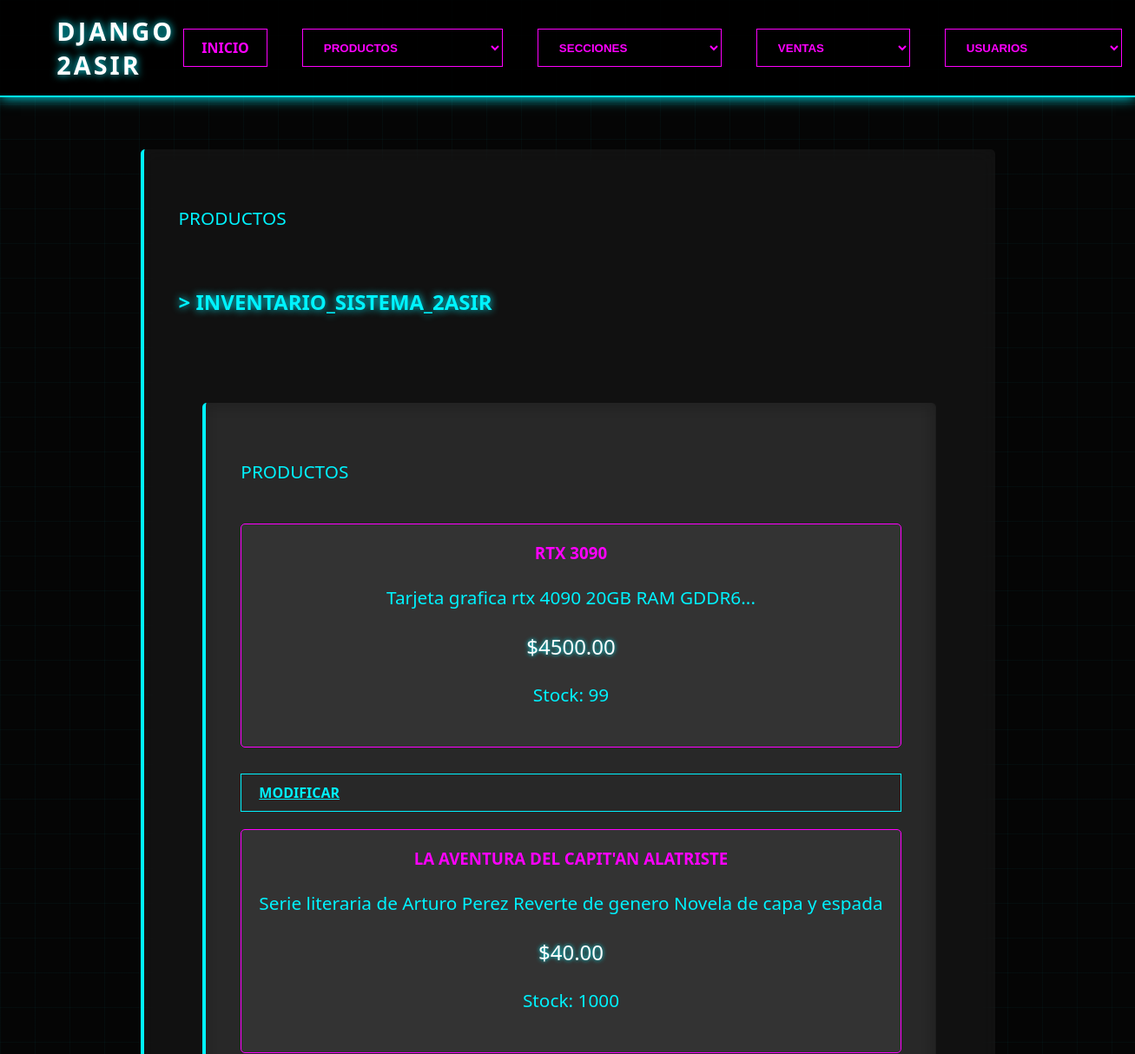
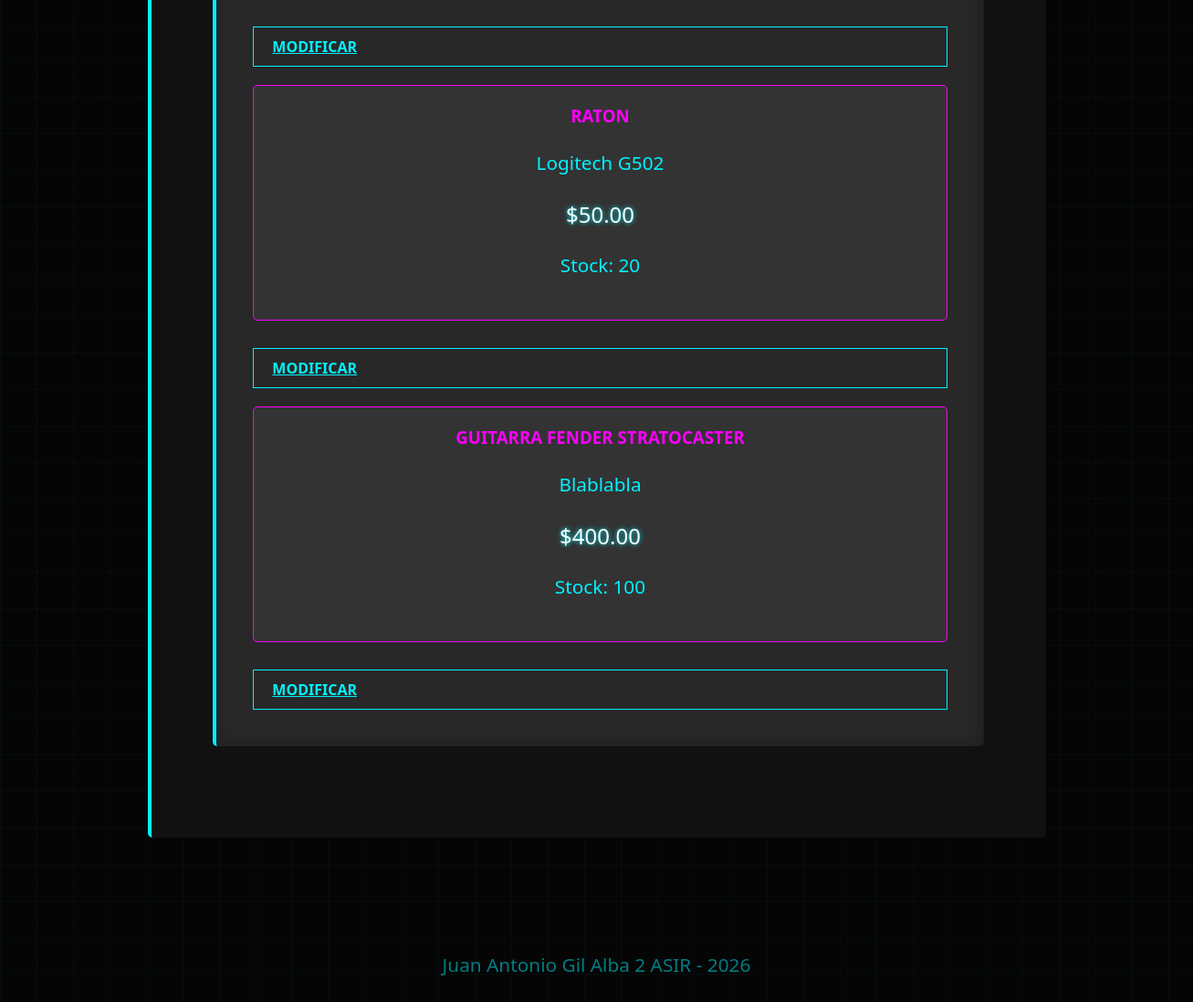
/productos/, run on the app's committed database (2 pictures, top to bottom).
### apps/productos/models.py (models this page shows, shortened)
class Producto(models.Model):
    nombre = models.CharField(max_length=100)
    descripcion = models.TextField(blank=True, null=True)
    precio = models.DecimalField(max_digits=10, decimal_places=2)
    stock = models.IntegerField(default=0)
    seccion = models.ForeignKey('secciones.Seccion', on_delete=models.SET_NULL, null=True, blank=True)
    class Meta:
        verbose_name = "Producto"
        verbose_name_plural = "Productos"

### apps/productos/views.py (the view)
# urls.py: path('productos/', productos_views, name='productos_url'),
def productos_views(request):
    productos = Producto.objects.all()
    datos = {
        'parrafo': 'PRODUCTOS',
        'productos': productos  # Pasar a la plantilla
    }
    return render(request, "productos/index.html", datos)

### proyecto/templates/productos/index.html (shortened to what this page needs)
{% extends "index.html" %}
{% block contenido %}
    <h2 style="color: var(--neon-cyan); text-shadow: 0 0 10px var(--neon-cyan); text-transform: uppercase;">
        > INVENTARIO_SISTEMA_2ASIR
    </h2>
    <article>
        <p>{{ parrafo }}</p>
        {% if productos %}
            {% for producto in productos %}
            <div class="producto-card">
                <h3>{{ producto.nombre }}</h3>
                <p>{{ producto.descripcion }}</p>
                <span class="precio">${{ producto.precio }}</span>
                <p>Stock: {{ producto.stock }}</p>
            </div>
            <a href="{% url 'productos_modificar' %}?id={{ producto.id }}" class="neon-btn" style="margin-top: 10px; display: inline-block;">Modificar</a>
            {% endfor %}
        {% else %}
            <p>No hay productos registrados</p>
        {% endif %}
    </article>
{% endblock %}

### static/css/style.css (style rules this page uses)
:root { --bg-dark: #050505; --neon-cyan: #00f3ff; --neon-pink: #ff00ff; --text-color: #e0e0e0; --glass: rgba(255, 255, 255, 0.05); }
body { background-color: var(--bg-dark); color: var(--text-color); font-family: 'Segoe UI', Arial, sans-serif; margin: 0; background-image: linear-gradient(rgba(0, 243, 255, 0.03) 1px, transparent 1px), linear-gradient(90deg, rgba(0, 243, 255, 0.03) 1px, transparent 1px); background-size: 40px 40px; }
article { max-width: 900px; margin: 60px auto; min-height: 400px; display: flex; flex-direction: column; gap: 20px; padding: 40px; background: var(--glass); border-left: 4px solid var(--neon-cyan); backdrop-filter: blur(10px); border-radius: 5px; }
p { font-size: 1.3rem; line-height: 1.8; color: var(--neon-cyan); }
.producto-card { background: rgba(255, 255, 255, 0.05); border: 1px solid var(--neon-pink); padding: 20px; border-radius: 5px; transition: 0.3s; text-align: center; }
.producto-card h3 { color: var(--neon-pink); margin-top: 0; text-transform: uppercase; }
.precio { display: block; font-size: 1.5rem; margin: 15px 0; color: #fff; text-shadow: 0 0 5px var(--neon-cyan); }
.neon-btn { background: transparent; border: 1px solid var(--neon-cyan); color: var(--neon-cyan); padding: 10px 20px; cursor: pointer; text-transform: uppercase; font-weight: bold; transition: 0.3s; }

### data on the page
Producto: nombre "RTX 3090", descripcion "Tarjeta grafica rtx 4090 20GB RAM GDDR6...", precio "4500.00", stock "99"
Producto: nombre "LA AVENTURA DEL CAPIT'AN ALATRISTE", descripcion "Serie literaria de Arturo Perez Reverte de genero Novela de capa y espada", precio "40.00", stock "1000"
Producto: nombre "RATON", descripcion "Logitech G502", precio "50.00", stock "20"
Producto: nombre "GUITARRA FENDER STRATOCASTER", descripcion "Blablabla", precio "400.00", stock "100"

### other printed values
{{ parrafo }} "PRODUCTOS"
